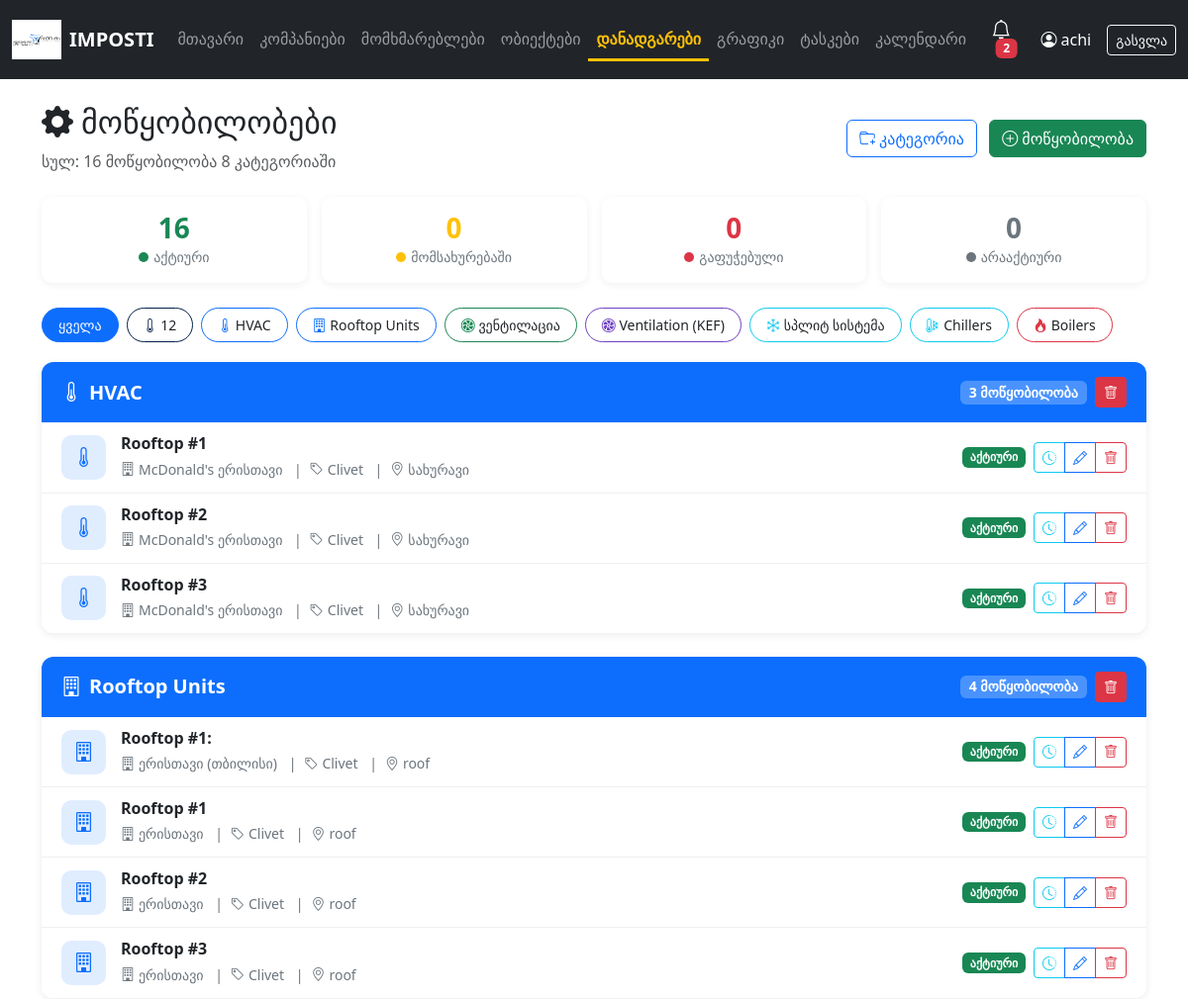
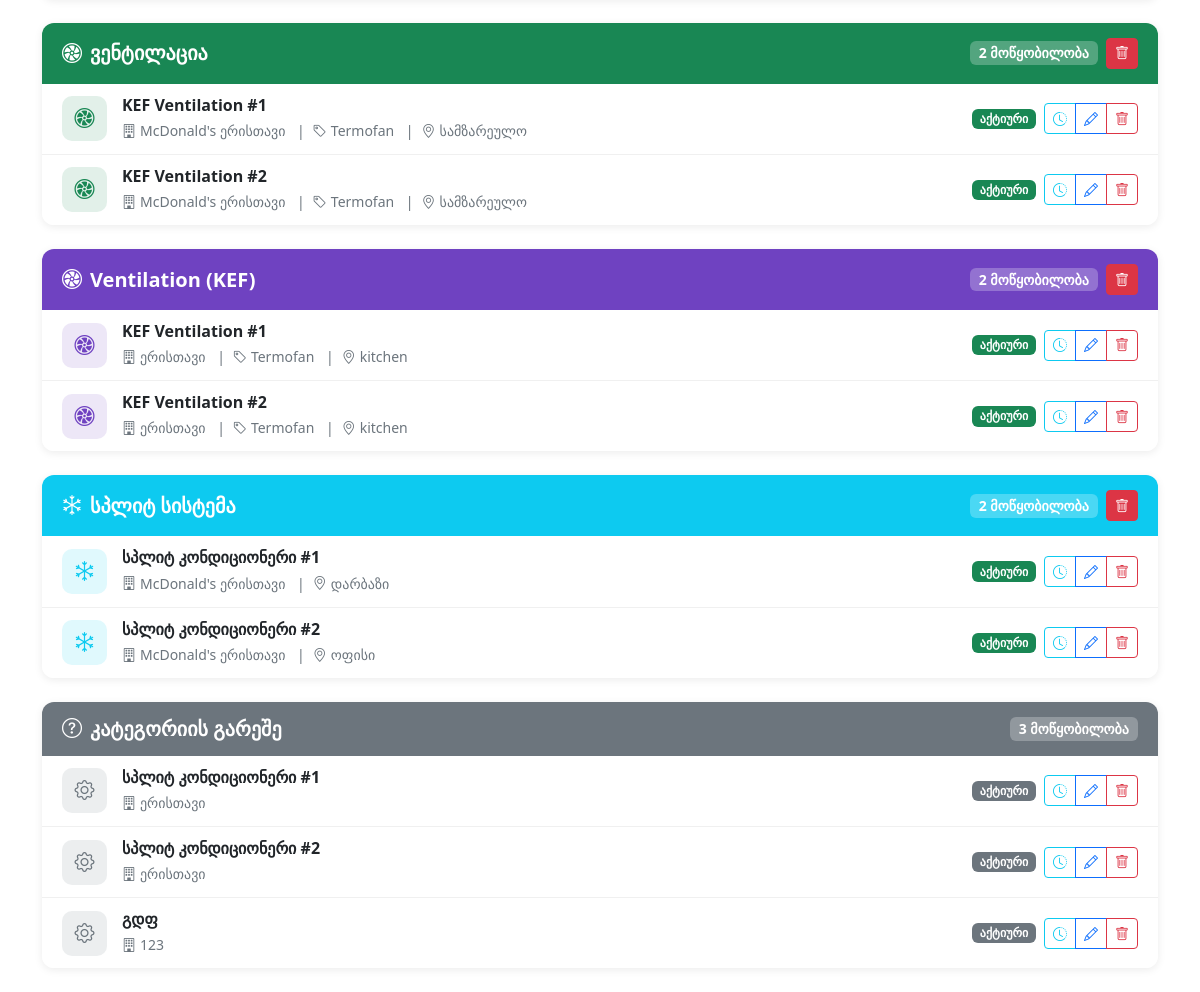
The page /manager/equipment/ (signed in) on the database its author committed (2 pictures, top to bottom).
### apps/accounts/models.py (models this page shows, shortened)
class User(AbstractUser):
    ROLE_CHOICES = [
        ("manager", "Manager"),
        ("inspector", "Inspector"),
        ("client", "Client"),
    ]
    role = models.CharField(max_length=20, choices=ROLE_CHOICES, default="client")
    phone = models.CharField(max_length=20, blank=True)
    tenant = models.ForeignKey(
        Tenant,
        on_delete=models.CASCADE,
        null=True,
        blank=True,
        related_name="users"
    )
    company = models.ForeignKey(
        "companies.Company",
        on_delete=models.SET_NULL,
        null=True,
        blank=True,
        related_name="users",
    )

### apps/companies/models.py (models this page shows, shortened)
class EquipmentCategory(models.Model):
    SYSTEM_CHOICES = [
        ("hvac", "გათბობა/გაგრილება (HVAC)"),
        ("ventilation", "ვენტილაცია"),
        ("refrigeration", "სამაცივრო"),
        ("electrical", "ელექტრო"),
        ("plumbing", "სანტექნიკა"),
        ("other", "სხვა"),
    ]
    name = models.CharField(max_length=100, verbose_name="კატეგორიის სახელი")
    code = models.CharField(max_length=20, unique=True, verbose_name="კოდი")
    system_type = models.CharField(
        max_length=50,
        choices=SYSTEM_CHOICES,
        default="hvac",
        verbose_name="სისტემის ტიპი"
    )
    icon = models.CharField(
        max_length=50,
        default="bi-gear",
        verbose_name="Icon Class",
        help_text="Bootstrap Icons კლასი, მაგ: bi-fan, bi-thermometer"
    )
    color = models.CharField(
        max_length=20,
        default="#6c757d",
        verbose_name="ფერი",
        help_text="HEX ფერი, მაგ: #ff5733"
    )
    description = models.TextField(blank=True, verbose_name="აღწერა")
    display_order = models.PositiveIntegerField(default=0, verbose_name="თანმიმდევრობა")
    class Meta:
        verbose_name = "კატეგორია"
        verbose_name_plural = "კატეგორიები"
        ordering = ["display_order", "name"]

class Equipment(models.Model):
    SYSTEM_CHOICES = [
        ("heating_cooling", "გათბობა/გაგრილება"),
        ("ventilation", "ვენტილაცია"),
    ]
    STATUS_CHOICES = [
        ("active", "აქტიური"),
        ("inactive", "არააქტიური"),
        ("maintenance", "მომსახურებაში"),
        ("broken", "გაფუჭებული"),
    ]
    site = models.ForeignKey(Site, on_delete=models.CASCADE, related_name="equipment")
    category = models.ForeignKey(
        EquipmentCategory,
        on_delete=models.SET_NULL,
        null=True,
        blank=True,
        related_name="equipment",
        verbose_name="კატეგორია"
    )
    name = models.CharField(max_length=200, verbose_name="სახელი")
    brand = models.CharField(max_length=100, blank=True, verbose_name="ბრენდი")
    model_number = models.CharField(max_length=100, blank=True, verbose_name="მოდელი")
    serial_number = models.CharField(max_length=100, blank=True, verbose_name="სერიული ნომერი")
    system_type = models.CharField(max_length=50, choices=SYSTEM_CHOICES, verbose_name="სისტემის ტიპი")
    status = models.CharField(
        max_length=20,
        choices=STATUS_CHOICES,
        default="active",
        verbose_name="სტატუსი"
    )
    location_detail = models.CharField(
        max_length=200,
        blank=True,
        verbose_name="ზუსტი მდებარეობა",
        help_text="მაგ: სახურავი, სარდაფი, მე-2 სართული"
    )
    installation_date = models.DateField(null=True, blank=True, verbose_name="ინსტალაციის თარიღი")
    warranty_end = models.DateField(null=True, blank=True, verbose_name="გარანტიის ვადა")
    notes = models.TextField(blank=True, verbose_name="შენიშვნები")
    created_at = models.DateTimeField(auto_now_add=True)
    updated_at = models.DateTimeField(auto_now=True)
    class Meta:
        verbose_name = "მოწყობილობა"
        verbose_name_plural = "მოწყობილობები"
        ordering = ["site", "category", "name"]

class Site(models.Model):
    company = models.ForeignKey(Company, on_delete=models.CASCADE, related_name="sites")
    name = models.CharField(max_length=200)
    address = models.TextField()
    created_at = models.DateTimeField(auto_now_add=True)

### apps/companies/views.py (the view)
# urls.py: path("manager/equipment/", views.equipment_list, name="equipment_list"),
@login_required
def equipment_list(request):
    if request.user.role != "manager":
        return redirect("dashboard")
    user_tenant = get_user_tenant(request.user)
    equipment_list = (
        Equipment.objects.filter(site__company__tenant=user_tenant)
        .select_related("site__company", "category")
        .order_by("category__display_order", "site__name", "name")
    )
    sites = Site.objects.filter(company__tenant=user_tenant)
    categories = EquipmentCategory.objects.prefetch_related(
        Prefetch(
            "equipment",
            queryset=Equipment.objects.filter(site__company__tenant=user_tenant),
        )
    ).all()
    uncategorized = Equipment.objects.filter(
        category__isnull=True, site__company__tenant=user_tenant
    )
    stats = {
        "active": Equipment.objects.filter(
            status="active", site__company__tenant=user_tenant
        ).count(),
        "inactive": Equipment.objects.filter(
            status="inactive", site__company__tenant=user_tenant
        ).count(),
        "maintenance": Equipment.objects.filter(
            status="maintenance", site__company__tenant=user_tenant
        ).count(),
        "broken": Equipment.objects.filter(
            status="broken", site__company__tenant=user_tenant
        ).count(),
    }
    return render(
        request,
        "manager/equipment.html",
        {
            "equipment_list": equipment_list,
            "sites": sites,
            "categories": categories,
            "uncategorized": uncategorized,
            "stats": stats,
        },
    )

### templates/manager/equipment.html (shortened to what this page needs)
{% extends 'manager/base.html' %}
{% load static %}
{% block content %}
<div class="d-flex justify-content-between align-items-center mb-4">
    <div>
        <h2><i class="bi bi-gear-fill me-2"></i>მოწყობილობები</h2>
        <p class="text-muted mb-0">სულ: {{ equipment_list.count }} მოწყობილობა {{ categories.count }} კატეგორიაში</p>
    </div>
    <div>
        <button class="btn btn-outline-primary me-2" data-bs-toggle="modal" data-bs-target="#categoryModal">
            <i class="bi bi-folder-plus"></i> კატეგორია
        </button>
        <button class="btn btn-success" data-bs-toggle="modal" data-bs-target="#addModal">
            <i class="bi bi-plus-circle"></i> მოწყობილობა
        </button>
    </div>
</div>
<div class="stats-row">
    <div class="stat-box">
        <h3 style="color: #198754;">{{ stats.active }}</h3>
        <small><span class="status-dot status-active"></span>აქტიური</small>
    </div>
    <div class="stat-box">
        <h3 style="color: #ffc107;">{{ stats.maintenance }}</h3>
        <small><span class="status-dot status-maintenance"></span>მომსახურებაში</small>
    </div>
    <div class="stat-box">
        <h3 style="color: #dc3545;">{{ stats.broken }}</h3>
        <small><span class="status-dot status-broken"></span>გაფუჭებული</small>
    </div>
    <div class="stat-box">
        <h3 style="color: #6c757d;">{{ stats.inactive }}</h3>
        <small><span class="status-dot status-inactive"></span>არააქტიური</small>
    </div>
</div>
<div class="filter-pills">
    <span class="filter-pill active" onclick="filterCategory('')">ყველა</span>
    {% for cat in categories %}
    <span class="filter-pill" onclick="filterCategory('{{ cat.id }}')" style="border-color: {{ cat.color }};">
        <i class="{{ cat.icon }}" style="color: {{ cat.color }};"></i> {{ cat.name }}
    </span>
    {% endfor %}
</div>
<div class="row" id="equipment-container">
    {% for cat in categories %}
    {% with cat_equipment=cat.equipment.all %}
    {% if cat_equipment %}
    <div class="col-12 mb-4 category-section" data-category="{{ cat.id }}">
        <div class="category-card">
            <div class="category-header" style="background: {{ cat.color }};">
                <div>
                    <h5><i class="{{ cat.icon }} me-2"></i>{{ cat.name }}</h5>
                </div>
                <div class="d-flex align-items-center gap-2">
                    <span class="badge">{{ cat_equipment.count }} მოწყობილობა</span>
                    <a href="{% url 'category_delete' cat.id %}"
                       class="btn btn-sm btn-danger"
                       onclick="return confirm('კატეგორია წაიშლება?')"
                       title="წაშლა">
                        <i class="bi bi-trash"></i>
                    </a>
                </div>
            </div>
            <div class="category-body bg-white">
                {% for eq in cat_equipment %}
                <div class="equipment-item">
                    <div class="equipment-info">
                        <div class="equipment-icon" style="background: {{ cat.color }}20; color: {{ cat.color }};">
                            <i class="{{ cat.icon }}"></i>
                        </div>
                        <div class="equipment-details">
                            <h6>{{ eq.name }}</h6>
                            <small>
                                <i class="bi bi-building me-1"></i>{{ eq.site.name }}
                                {% if eq.brand %}<span class="mx-2">|</span><i class="bi bi-tag me-1"></i>{{ eq.brand }}{% endif %}
                                {% if eq.location_detail %}<span class="mx-2">|</span><i class="bi bi-geo-alt me-1"></i>{{ eq.location_detail }}{% endif %}
                            </small>
                        </div>
                    </div>
                    <div class="d-flex align-items-center gap-2">
                        <span class="badge" style="background: {% if eq.status == 'active' %}#198754{% elif eq.status == 'maintenance' %}#ffc107{% elif eq.status == 'broken' %}#dc3545{% else %}#6c757d{% endif %};">
                            {{ eq.get_status_display }}
                        </span>
                        <div class="btn-group btn-group-sm">
                            <a href="/reports/equipment/{{ eq.id }}/" class="btn btn-outline-info" title="მომსახურების ისტორია">
                                <i class="bi bi-clock-history"></i>
                            </a>
                            <button class="btn btn-outline-primary" onclick="editEquipment({{ eq.id }})" title="რედაქტირება">
                                <i class="bi bi-pencil"></i>
                            </button>
                            <a href="{% url 'equipment_delete' eq.id %}" class="btn btn-outline-danger"
                               onclick="return confirm('წაშლა დარწმუნებული ხარ?')" title="წაშლა">
                                <i class="bi bi-trash"></i>
                            </a>
                        </div>
                    </div>
                </div>
                {% endfor %}
            </div>
        </div>
    </div>
    {% endif %}
    {% endwith %}
    {% endfor %}
    {% if uncategorized %}
    <div class="col-12 mb-4 category-section" data-category="none">
        <div class="category-card">
            <div class="category-header" style="background: #6c757d;">
                <h5><i class="bi bi-question-circle me-2"></i>კატეგორიის გარეშე</h5>
                <span class="badge">{{ uncategorized.count }} მოწყობილობა</span>
            </div>
            <div class="category-body bg-white">
                {% for eq in uncategorized %}
                <div class="equipment-item">
                    <div class="equipment-info">
                        <div class="equipment-icon" style="background: #6c757d20; color: #6c757d;">
                            <i class="bi bi-gear"></i>
                        </div>
                        <div class="equipment-details">
                            <h6>{{ eq.name }}</h6>
                            <small>
                                <i class="bi bi-building me-1"></i>{{ eq.site.name }}
                            </small>
                        </div>
                    </div>
                    <div class="d-flex align-items-center gap-2">
                        <span class="badge bg-secondary">{{ eq.get_status_display }}</span>
                        <div class="btn-group btn-group-sm">
                            <a href="/reports/equipment/{{ eq.id }}/" class="btn btn-outline-info" title="მომსახურების ისტორია">
                                <i class="bi bi-clock-history"></i>
                            </a>
                            <button class="btn btn-outline-primary" onclick="editEquipment({{ eq.id }})">
                                <i class="bi bi-pencil"></i>
                            </button>
                            <a href="{% url 'equipment_delete' eq.id %}" class="btn btn-outline-danger"
                               onclick="return confirm('წაშლა დარწმუნებული ხარ?')">
                                <i class="bi bi-trash"></i>
                            </a>
                        </div>
                    </div>
                </div>
                {% endfor %}
            </div>
        </div>
    </div>
    {% endif %}
</div>
{% endblock %}

### templates/manager/base.html (shortened to what this page needs)
<!DOCTYPE html>
<html lang="ka">
<head>
    <link href="https://cdn.jsdelivr.net/npm/bootstrap@5.3.0/dist/css/bootstrap.min.css" rel="stylesheet">
    <link rel="stylesheet" href="https://cdn.jsdelivr.net/npm/bootstrap-icons@1.11.0/font/bootstrap-icons.css">
</head>
<body>
    <nav class="navbar navbar-expand-lg navbar-dark bg-dark">
        <div class="container-fluid">
            <a class="navbar-brand d-flex align-items-center" href="/manager/">
                <img src="/static/images/logo.png" alt="IMPOSTI" height="40" class="me-2" style="filter: brightness(1.1);">
                <span class="fw-bold">IMPOSTI</span>
            </a>
            <div class="collapse navbar-collapse" id="navbarNav">
                <ul class="navbar-nav me-auto">
                    <li class="nav-item">
                        <a class="nav-link" href="/manager/">მთავარი</a>
                    </li>
                    <li class="nav-item">
                        <a class="nav-link" href="/manager/companies/">კომპანიები</a>
                    </li>
                    <li class="nav-item">
                        <a class="nav-link" href="/manager/users/">მომხმარებლები</a>
                    </li>
                    <li class="nav-item">
                        <a class="nav-link" href="/manager/sites/">ობიექტები</a>
                    </li>
                    <li class="nav-item">
                        <a class="nav-link" href="/manager/equipment/">დანადგარები</a>
                    </li>
                    <li class="nav-item">
                        <a class="nav-link" href="/manager/schedules/">გრაფიკი</a>
                    </li>
                    <li class="nav-item">
                        <a class="nav-link" href="/manager/tasks/">ტასკები</a>
                    </li>
                    <li class="nav-item">
                        <a class="nav-link" href="/calendar/">კალენდარი</a>
                    </li>
                </ul>
                <div class="dropdown me-3">
                    <button class="btn btn-dark position-relative" type="button" id="notificationsDropdown" data-bs-toggle="dropdown">
                        <i class="bi bi-bell fs-5"></i>
                        <span class="badge bg-danger notification-badge" id="notifCount" style="display: none;">0</span>
                    </button>
                </div>
                <span class="navbar-text text-white me-3" data-user-id="{{ request.user.id }}">
                    <i class="bi bi-person-circle"></i> {{ request.user.username }}
                </span>
                <a class="btn btn-outline-light btn-sm" href="/logout/">გასვლა</a>
            </div>
        </div>
    </nav>
    <div class="container mt-4">
        {% block content %}{% endblock %}
    </div>
</body>
</html>

### rows shown on the page
User: user.username "achi"
EquipmentCategory: name "12"
EquipmentCategory: name "HVAC", equipment.all.count "3"
EquipmentCategory: name "Rooftop Units", equipment.all.count "4"
EquipmentCategory: name "ვენტილაცია", equipment.all.count "2"
EquipmentCategory: name "Ventilation (KEF)", equipment.all.count "2"
EquipmentCategory: name "სპლიტ სისტემა", equipment.all.count "2"
EquipmentCategory: name "Chillers"
EquipmentCategory: name "Boilers"
Equipment: name "Rooftop #1", site.name "McDonald's ერისთავი", brand "Clivet", location_detail "სახურავი", status "აქტიური"
Equipment: name "Rooftop #2", site.name "McDonald's ერისთავი", brand "Clivet", location_detail "სახურავი", status "აქტიური"
Equipment: name "Rooftop #3", site.name "McDonald's ერისთავი", brand "Clivet", location_detail "სახურავი", status "აქტიური"
Equipment: name "Rooftop #1:", site.name "ერისთავი (თბილისი)", brand "Clivet", location_detail "roof", status "აქტიური"
Equipment: name "Rooftop #1", site.name "ერისთავი", brand "Clivet", location_detail "roof", status "აქტიური"
Equipment: name "Rooftop #2", site.name "ერისთავი", brand "Clivet", location_detail "roof", status "აქტიური"
Equipment: name "Rooftop #3", site.name "ერისთავი", brand "Clivet", location_detail "roof", status "აქტიური"
Equipment: name "KEF Ventilation #1", site.name "McDonald's ერისთავი", brand "Termofan", location_detail "სამზარეულო", status "აქტიური"
Equipment: name "KEF Ventilation #2", site.name "McDonald's ერისთავი", brand "Termofan", location_detail "სამზარეულო", status "აქტიური"
Equipment: name "KEF Ventilation #1", site.name "ერისთავი", brand "Termofan", location_detail "kitchen", status "აქტიური"
Equipment: name "KEF Ventilation #2", site.name "ერისთავი", brand "Termofan", location_detail "kitchen", status "აქტიური"
Equipment: name "სპლიტ კონდიციონერი #1", site.name "McDonald's ერისთავი", location_detail "დარბაზი", status "აქტიური"
Equipment: name "სპლიტ კონდიციონერი #2", site.name "McDonald's ერისთავი", location_detail "ოფისი", status "აქტიური"
Equipment: name "სპლიტ კონდიციონერი #1", site.name "ერისთავი", status "აქტიური"
Equipment: name "სპლიტ კონდიციონერი #2", site.name "ერისთავი", status "აქტიური"
Equipment: name "გდფ", site.name "123", status "აქტიური"

### other values the page prints
{{ equipment_list.count }} "16"
{{ categories.count }} "8"
{{ stats.active }} "16"
{{ stats.maintenance }} "0"
{{ stats.broken }} "0"
{{ stats.inactive }} "0"
{{ uncategorized.count }} "3"
